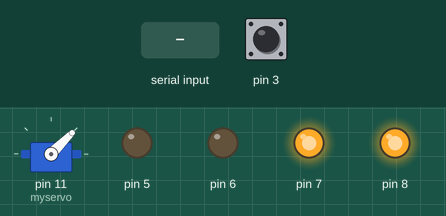
A sketch run on a simulated Arduino Uno, built with avr-gcc and run on an emulated ATmega328P. Parts: servo, output pins drawn as LEDs (lit = HIGH). Inputs (shaded band) come from the test bench; at power-on: pin 3 HIGH. What the sketch prints to the serial monitor is not drawn.

Above: at 1.2 s.
1.3 s: "w" received over Serial
At 1.8 s:
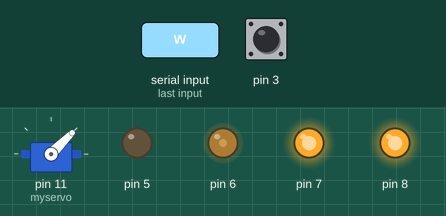
2.8 s: "s" received over Serial
At 4.0 s:
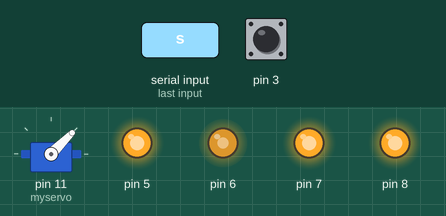
4.3 s: "a" received over Serial
At 5.3 s:
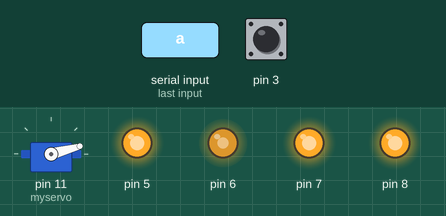
5.8 s: "d" received over Serial
At 6.4 s:
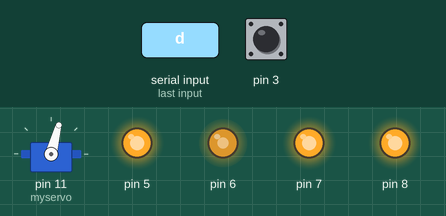
7.3 s: "w" received over Serial
At 7.6 s:
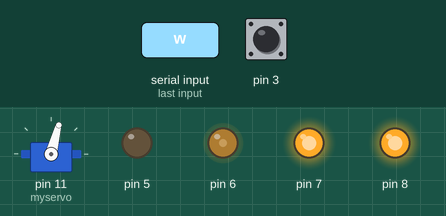
8.8 s: "a" received over Serial
At 9.9 s:
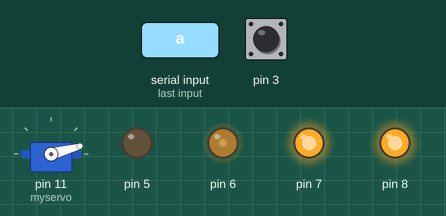
Timing chart, 0 to 11.3 s (numbered marks = the images above; inputs shaded):
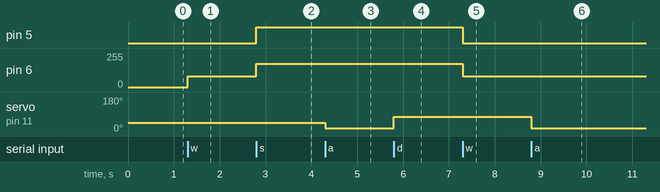

The sketch:

_acar.ino
```cpp
#include <Servo.h>
#include <SoftwareSerial.h>

Servo myservo;
//SoftwareSerial mySerial(9, 10);
int offset = 45;
int speed_max = 80;
//
void setup() {
  pinMode(7, OUTPUT);
  pinMode(8, OUTPUT);
  digitalWrite(7, HIGH);
  digitalWrite(8, HIGH);

  pinMode(5, OUTPUT);
  pinMode(6, OUTPUT);
  digitalWrite(5, LOW);
  digitalWrite(6, LOW);

  myservo.attach(11);
  myservo.write(45);

  Serial.begin(115200);
  //mySerial.begin(115200);

  pinMode(2, INPUT_PULLUP);
  pinMode(3, INPUT_PULLUP);
  attachInterrupt(1, jishu, FALLING);
}
long s=0;
void jishu() {
  if (PIND & 0X04) {
    s++;
  }
  else {
    s--;
  }
}

long lasttime = millis();
long last = 0;

void setdir(int indir) {
  myservo.write(offset + indir);
}
void setspeed(int inspd) {
  if (inspd > 0) {
    digitalWrite(5, LOW);
    analogWrite(6, inspd);
  } else if (inspd < 0) {
    digitalWrite(5, HIGH);
    analogWrite(6, inspd);
  } else {
    digitalWrite(5, LOW);
    digitalWrite(6, LOW);
  }
}

void loop() {
  long nowtime = millis();
  if (nowtime - lasttime > 10) {
    long delta = s - last;
    Serial.println(delta);
    last = s;
    lasttime = nowtime;
  }

  if (Serial.available())
  {
    char bufchar = Serial.read();
    if (bufchar == 'w') {
      setspeed(speed_max);
    }
    else if (bufchar == 's') {
      setdir(0);
      setspeed(-speed_max);
    }
    else if (bufchar == 'a') {
      setdir(-30);
    }
    else if (bufchar == 'd') {
      setdir(30);
    } else if (bufchar == 'x') {
      setspeed(0);
      setdir(0);
    }
  }
}
```

Measured:
- after the input at 1.3 s, pin 6: 0/255 → 80/255 at once
- after the input at 2.8 s, pin 5: LOW → HIGH at once; pin 6: 80/255 → 176/255 at once
- after the input at 4.3 s, servo on pin 11 (myservo): 45° → 15° at once
- after the input at 5.8 s, servo on pin 11 (myservo): 15° → 75° at once
- after the input at 7.3 s, pin 5: HIGH → LOW at once; pin 6: 176/255 → 80/255 at once
- after the input at 8.8 s, servo on pin 11 (myservo): 75° → 15° at once
